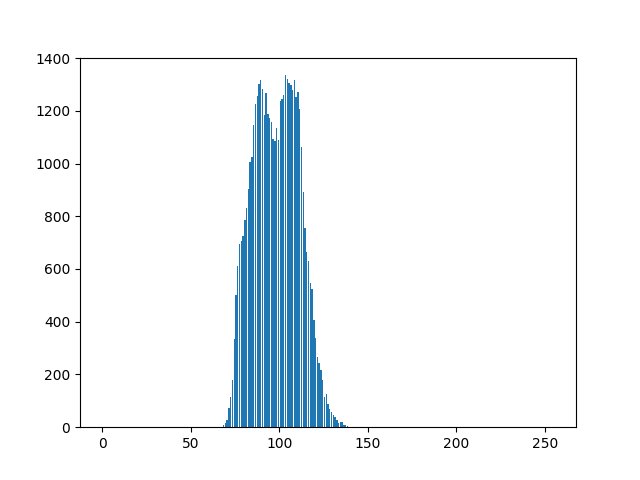

Recreate this plot in Python.
import cv2
import numpy as np
import matplotlib.pyplot as plt

# Read image
img = cv2.imread("imori_dark.jpg").astype(np.float)

# Display histogram
plt.hist(img.ravel(), bins=255, rwidth=0.8, range=(0, 255))
plt.savefig("out.png")
plt.show()
